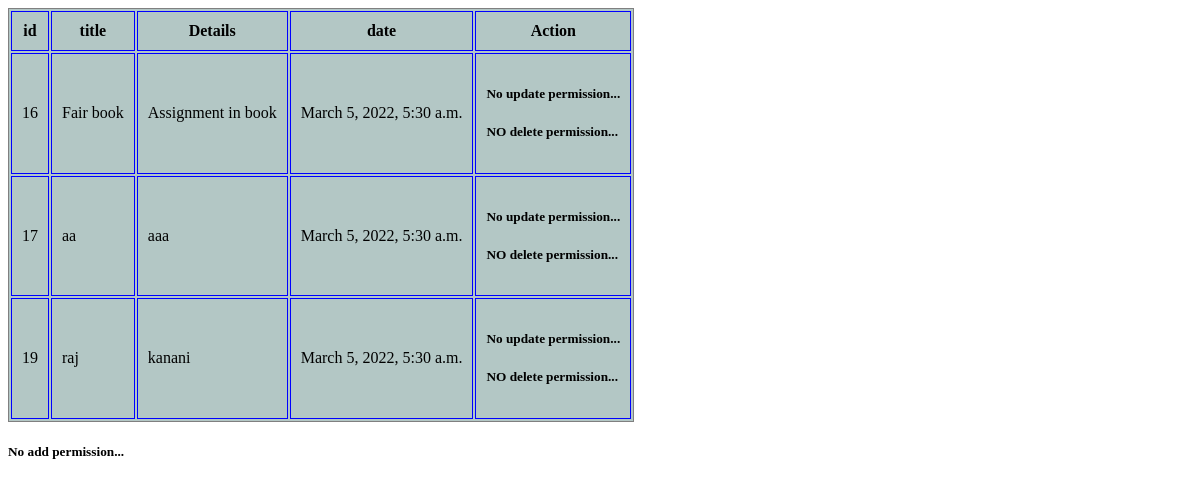
The page /tododetail/ on the database as committed earlier.
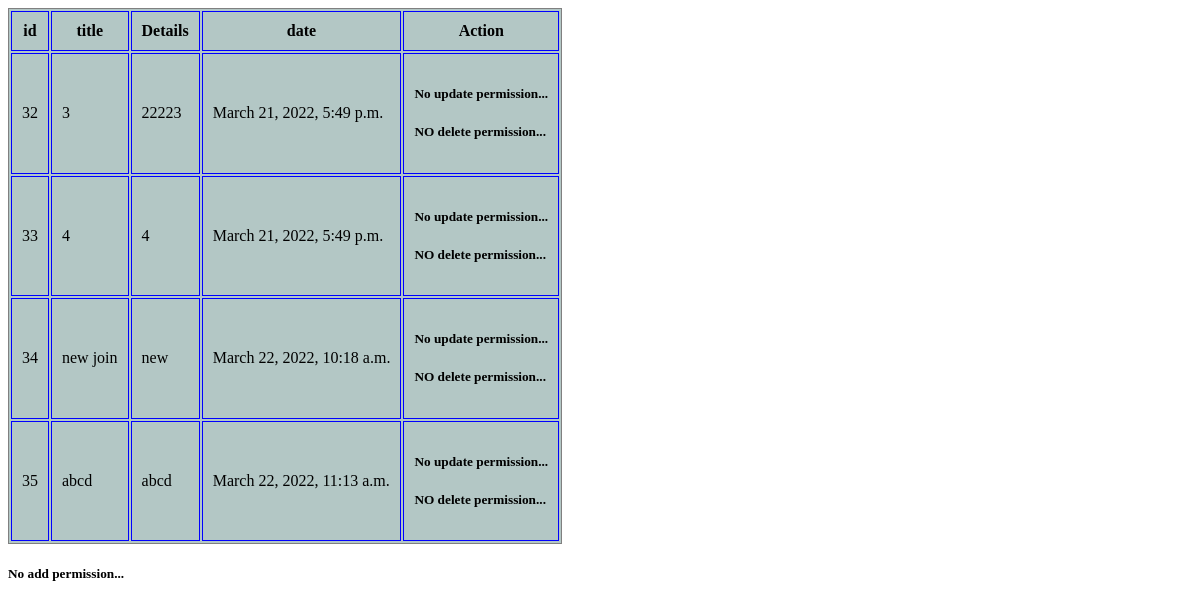
The same page on the database as committed later.
### myapp/models.py (models this page shows, shortened)
class Todos(models.Model):
    title = models.CharField(max_length=100)
    details = models.TextField()
    date = models.DateTimeField(auto_now_add=True)
    class Meta:
        db_table = 'Todos'

### myapp/views.py (the view)
# urls.py: path('tododetail/', views.Tododetailview.as_view(), name='todo'),
class Tododetailview(TemplateView):
    template_name = 'todo_detail.html'
    def get_context_data(self, **kwargs):
        context = super().get_context_data(**kwargs)
        st = Todos.objects.all()
        context = {'st': st}
        return context

### myapp/templates/todo_detail.html (shortened to what this page needs)
<!DOCTYPE html>
<html lang="en">
{% load static %}
<head>
</head>
<body>
<div class="table-responsive">
  <table class="table align-middle" style="background-color:#B3C7C5">
    <thead>
    <tr>
        <th scope="col">id </th>
        <th scope="col">title</th>
        <th scope="col">Details</th>
        <th scope="col">date</th>
        <th scope="col">Action</th>
    </tr>
  </thead>
        <tbody>
        {% for val in st %}
        <tr>
            <td>{{val.id}}</td>
            <td>{{val.title}}</td>
             <td>{{val.details}}</td>
             <td>{{val.date}}</td>
             <td>
                {% if perms.myapp.change_todos %}
                 <button><a href="{% url 'update' val.id %}">EDIT</a></button>
                 {% else %}
                        <h5>No update permission...</h5>
                 {% endif %}
                  {% if perms.myapp.delete_todos %}
                 <button><a href="{% url 'delete' val.id %}">DELETE</a></button>
                 {% else %}
                    <h5>NO delete  permission...</h5>
                   {% endif %}
             </td>
        </tr>
        {% endfor %}
        </tbody>
  </table>
                 {% if perms.myapp.add_todos %}
                     <button><a href="/todo/">ADD</a></button>
                 {% else %}
                        <h5>No add permission...</h5>
                 {% endif %}
</div>
</body>
</html>

### myapp/templates/todo_detail.html (style rules this page uses)
table, th, td { border: 1px solid blue ; border-collapse: collapse; }
th, td { padding: 10px; }
table { display: table; border-collapse: separate; border-spacing: 2px; border-color: gray; }

Rows that differ between the two databases and show on the page:
removed Todos: id "16", title "Fair book", details "Assignment in book", date "March 5, 2022, 5:30 a.m."
removed Todos: id "17", title "aa", details "aaa", date "March 5, 2022, 5:30 a.m."
removed Todos: id "19", title "raj", details "kanani", date "March 5, 2022, 5:30 a.m."
added Todos: id "32", title "3", details "22223", date "March 21, 2022, 5:49 p.m."
added Todos: id "33", title "4", details "4", date "March 21, 2022, 5:49 p.m."
added Todos: id "34", title "new join", details "new", date "March 22, 2022, 10:18 a.m."
added Todos: id "35", title "abcd", details "abcd", date "March 22, 2022, 11:13 a.m."
